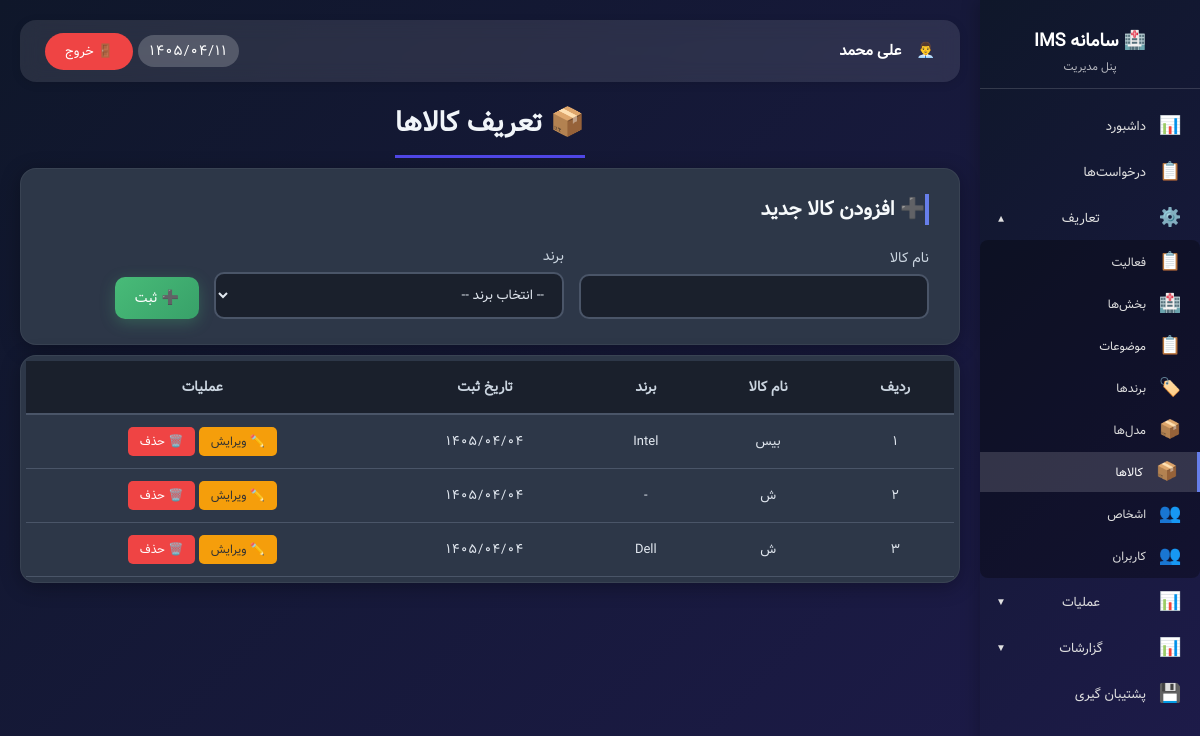
Page /admin_products.php (signed in) on the earlier database version.
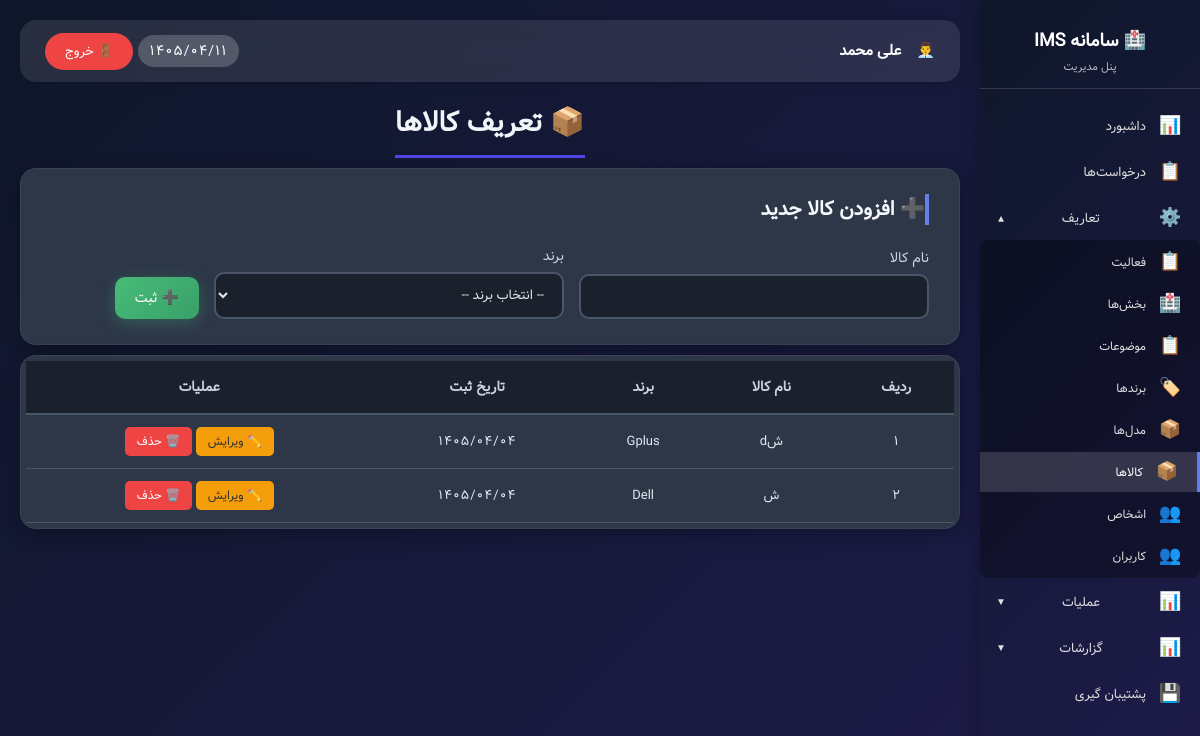
Same page on the later database version.
### tables this page shows
CREATE TABLE `products` (
  `id` int NOT NULL AUTO_INCREMENT,
  `brand_id` int DEFAULT NULL,
  `name` varchar(100) NOT NULL,
  `created_at` varchar(50) DEFAULT NULL,
  PRIMARY KEY (`id`),
  KEY `brand_id` (`brand_id`)
);

CREATE TABLE `brands` (
  `id` int NOT NULL AUTO_INCREMENT,
  `name` varchar(100) NOT NULL,
  `created_at` varchar(50) DEFAULT NULL,
  PRIMARY KEY (`id`)
);

### functions.php (called while the page is built, shortened)
<?php
function hasPermission($permission_key) {
    if (isset($_SESSION['user_id']) && $_SESSION['user_id'] == 1) {
        return true;
    }
    return true;
}
function canEditProducts() { return hasPermission('products_edit'); }
function canDeleteProducts() { return hasPermission('products_delete'); }
?>

### assets/jdf.php (called while the page is built, shortened)
<?php
function fa_number($number) {
    $persian = ['۰', '۱', '۲', '۳', '۴', '۵', '۶', '۷', '۸', '۹'];
    $english = ['0', '1', '2', '3', '4', '5', '6', '7', '8', '9'];
    return str_replace($english, $persian, $number);
}
?>

### admin_products.php (the view, shortened to what the changed rows need)
<?php
require_once 'config/config.php';
require_once 'assets/jdf.php';
require_once 'functions.php';
$db = getDB();
$products = $db->query("
    SELECT p.*, b.name as brand_name
    FROM products p
    LEFT JOIN brands b ON p.brand_id = b.id
    ORDER BY p.created_at DESC
")->fetchAll();
?>
<!DOCTYPE html>
<html lang="fa" dir="rtl">
<head>
</head>
<body>
<div class="admin-wrapper">
    <?php include 'sidebar.php'; ?>
    <div class="main-content">
        <div class="main-title">
            <h1>📦 تعریف کالاها</h1>
        </div>
        <?php if (canEditProducts()): ?>
            <div class="add-card">
                <h2>➕ افزودن کالا جدید</h2>
            </div>
        <?php endif; ?>
        <div class="products-table data-table">
            <table>
                <thead>
                <tr>
                    <th>ردیف</th>
                    <th>نام کالا</th>
                    <th>برند</th>
                    <th>تاریخ ثبت</th>
                    <th>عملیات</th>
                </tr>
                </thead>
                <tbody>
                <?php if (empty($products)): ?>
                    <tr>
                        <td colspan="5" style="text-align: center; padding: 40px;">📦 هیچ کالایی ثبت نشده است</td>
                    </tr>
                <?php else: ?>
                    <?php $row_num = 1; ?>
                    <?php foreach ($products as $product): ?>
                        <tr id="product_<?php echo $product['id']; ?>">
                            <td><?php echo fa_number($row_num); ?></td>
                            <td><?php echo htmlspecialchars($product['name']); ?></td>
                            <td><?php echo htmlspecialchars($product['brand_name'] ?? '-'); ?></td>
                            <td class="date"><?php echo fa_number(htmlspecialchars($product['created_at'])); ?></td>
                            <td class="action-buttons">
                                <?php if (canEditProducts()): ?>
                                    <button class="edit-btn" onclick='openEditModal(<?php echo $product['id']; ?>)'>✏️ ویرایش</button>
                                <?php endif; ?>
                                <?php if (canDeleteProducts()): ?>
                                    <button class="delete-btn" onclick="confirmDelete(<?php echo $product['id']; ?>,
                                            '<?php echo htmlspecialchars($product['name']); ?>')">🗑️ حذف</button>
                                <?php endif; ?>
                            </td>
                        </tr>
                        <?php $row_num++; ?>
                    <?php endforeach; ?>
                <?php endif; ?>
                </tbody>
            </table>
        </div>
    </div>
</div>
</body>
</html>

Differences in the rows shown:
removed products: row_num "۱", name "بیس", brand.name "Intel", created_at "۱۴۰۵/۰۴/۰۴"
changed products: row_num "۲" → "۱"; name "ش" → "شd"; brand.name "-" → "Gplus"
computed for products "Dell": row_num "۳" → "۲"
